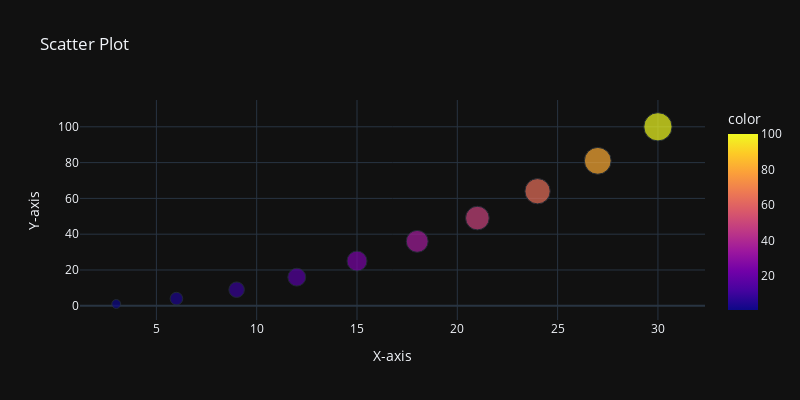

Notebook code cell kept with this figure:
### Code cell
x = [3,6,9,12,15,18,21,24,27,30]
y = [1,4,9,16,25,36,49,64,81,100]
f = px.scatter(x=x, y=y, title='Scatter Plot', labels={'x':'X-axis', 'y':'Y-axis'},
                 template='plotly_dark', width=800, height=400, size=x, color=y,)
f.show()

### Figure 1 — Plotly figure (JSON) as saved in the notebook; plotly's stock layout.template omitted (floating-point values rounded to 4 significant figures)
{"data": [{"hovertemplate": "X-axis=%{x}<br>Y-axis=%{y}<br>size=%{marker.size}<br>color=%{marker.color}<extra></extra>", "legendgroup": "", "marker": {"color": [1, 4, 9, 16, 25, 36, 49, 64, 81, 100], "coloraxis": "coloraxis", "size": [3, 6, 9, 12, 15, 18, 21, 24, 27, 30], "sizemode": "area", "sizeref": 0.075, "symbol": "circle"}, "mode": "markers", "name": "", "orientation": "v", "showlegend": false, "type": "scatter", "x": [3, 6, 9, 12, 15, 18, 21, 24, 27, 30], "xaxis": "x", "y": [1, 4, 9, 16, 25, 36, 49, 64, 81, 100], "yaxis": "y"}], "layout": {"coloraxis": {"colorbar": {"title": {"text": "color"}}, "colorscale": [[0, "#0d0887"], [0.1111, "#46039f"], [0.2222, "#7201a8"], [0.3333, "#9c179e"], [0.4444, "#bd3786"], [0.5556, "#d8576b"], [0.6667, "#ed7953"], [0.7778, "#fb9f3a"], [0.8889, "#fdca26"], [1, "#f0f921"]]}, "height": 400, "legend": {"itemsizing": "constant", "tracegroupgap": 0}, "title": {"text": "Scatter Plot"}, "width": 800, "xaxis": {"anchor": "y", "domain": [0, 1], "title": {"text": "X-axis"}}, "yaxis": {"anchor": "x", "domain": [0, 1], "title": {"text": "Y-axis"}}}}
